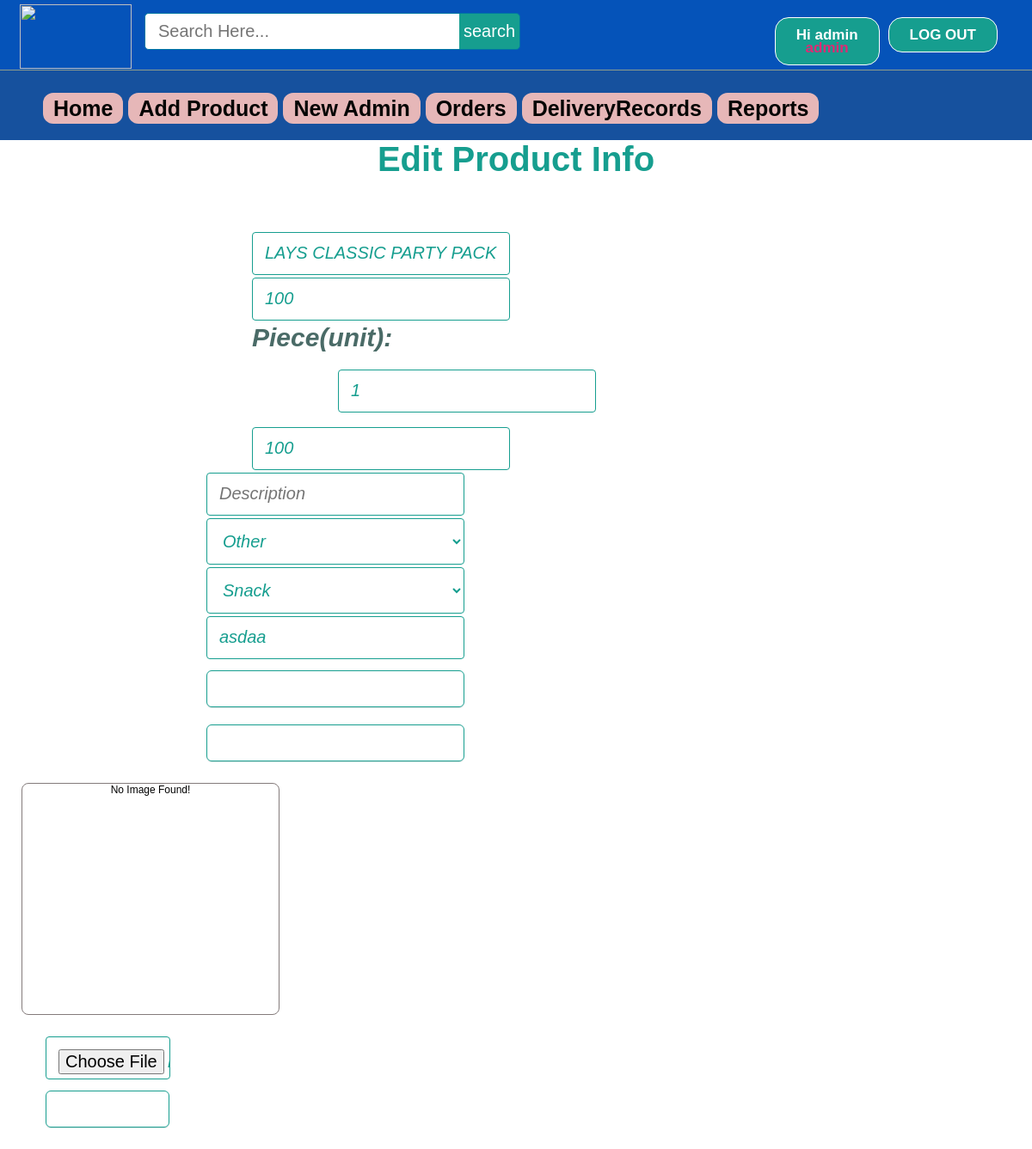
Page /admin/editproduct.php?epid=91 (signed in) on the committed database.
### tables this page shows
CREATE TABLE `products` (
  `id` int(11) NOT NULL,
  `pName` varchar(100) NOT NULL,
  `price` int(11) NOT NULL,
  `piece` int(11) NOT NULL,
  `description` text NOT NULL,
  `available` int(11) NOT NULL,
  `category` varchar(100) NOT NULL,
  `type` varchar(100) NOT NULL,
  `item` varchar(100) NOT NULL,
  `pCode` varchar(20) NOT NULL,
  `picture` text NOT NULL
);

### admin/editproduct.php (the view, shortened to what this page needs)
<?php include ( "../inc/connect.inc.php" ); ?>
<?php
if (!isset($_SESSION['admin_login'])) {
	$user = "";
	header("location: login.php?ono=".$epid."");
}
else {
	if (isset($_REQUEST['epid'])) {
		$epid = mysqli_real_escape_string($con, $_REQUEST['epid']);
	}else {
		header('location: index.php');
	}
	$user = $_SESSION['admin_login'];
	$result = mysqli_query($con, "SELECT * FROM admin WHERE id='$user'");
	$get_user_email = mysqli_fetch_assoc($result);
		$uname_db = $get_user_email['firstName'];
		$utype_db=$get_user_email['type'];
}
$getposts = mysqli_query($con, "SELECT * FROM products WHERE id ='$epid'") or die(mysqlI_error($con));
	if (mysqli_num_rows($getposts)) {
		$row = mysqli_fetch_assoc($getposts);
		$pName = $row['pName'];
		$piece=$row['piece'];
		$price = $row['price'];
		$description = $row['description'];
		$picture = $row['picture'];
		$item = $row['item'];
		$itemu = ucwords($row['item']);
		$type = $row['type'];
		$typeu = ucwords($row['type']);
		$code = $row['pCode'];
		$available =$row['available'];
	}
$search_value = "";
?>
<!DOCTYPE html>
<html>
<head>
	<link rel="stylesheet" type="text/css" href="../css/style.css">
</head>
<body style="background-image: url(../image/homebackgrndimg1.jpg);">
	<div class="homepageheader">
			<div class="signinButton loginButton">
				<div class="uiloginbutton signinButton loginButton" style="margin-right: 40px;">
					<?php
						if ($user!="") {
							echo '<a style="text-decoration: none;color: #fff;" href="logout.php">LOG OUT</a>';
						}
					 ?>
				</div>
				<div class="uiloginbutton signinButton loginButton">
					<?php
						if ($user!="") {
							echo '<a style="text-decoration: none;color: #fff;" href="login.php">Hi '.$uname_db.'</br><span style="color: #de2a74">'.$utype_db.'</span></a>';
						}
						else {
							echo '<a style="text-decoration: none;color: #fff;" href="login.php">LOG IN</a>';
						}
					 ?>
				</div>
			</div>
			<div style="float: left; margin: 5px 0px 0px 23px;">
				<a href="index.php">
					<img style=" height: 75px; width: 130px;" src="../image/cart.png">
				</a>
			</div>
			<div id="srcheader">
				<form id="newsearch" method="get" action="search.php">
				        <?php
				        	echo '<input type="text" class="srctextinput" name="keywords" size="21" maxlength="120"  placeholder="Search Here..." value="'.$search_value.'"><input type="submit" value="search" class="srcbutton" >';
				         ?>
				</form>
			</div>
		</div>
		<div class="categolis">
			<table>
				<tr>
					<th>
						<a href="index.php" style="text-decoration: none;color: #040403;padding: 4px 12px;background-color: #e6b7b8;border-radius: 12px;">Home</a>
					</th>
					<th><a href="addproduct.php" style="text-decoration: none;color: #040403;padding: 4px 12px;background-color: #e6b7b8;border-radius: 12px;">Add Product</a></th>
					<th><a href="newadmin.php" style="text-decoration: none;color: #040403;padding: 4px 12px;background-color: #e6b7b8;border-radius: 12px;">New Admin</a></th>
					<th><a href="orders.php" style="text-decoration: none;color: #040403;padding: 4px 12px;background-color: #e6b7b8;border-radius: 12px;">Orders</a></th>
					<th><a href="DeliveryRecords.php" style="text-decoration: none;color:  #040403;padding: 4px 12px;background-color: #e6b7b8;border-radius: 12px;">DeliveryRecords</a></th>
					<th><a href="report.php" style="text-decoration: none;color: #040403;padding: 4px 12px;background-color: #e6b7b8;border-radius: 12px;">Reports</a></th>
				</tr>
			</table>
		</div>
	<div class="holecontainer" style=" padding-top: 20px; padding: 0 20%">
		<div class="container signupform_content ">
			<div>
				<h2 style="padding-bottom: 20px;">Edit Product Info</h2>
				<div style="float: right;">
				<?php
					echo '
						<div class="">
						<div>
							<form action="" method="POST" class="registration">
								<div class="signup_form">
									<div>
										<td >
											<input name="pname" id="first_name" placeholder="Product Name" required="required" class="first_name signupbox" type="text" size="30" value="'.$pName.'" >
										</td>
									</div>
									<div>
										<td >
											<input name="price" id="last_name" placeholder="Price" required="required" class="last_name signupbox" type="text" size="30" value="'.$price.'" >
										</td>
									</div>
									<div>
									<div class="label_content11" style="float: left;">
  											<h5>Piece(unit):</h5>
  											</div>
											<td >
											<input name="piece" style="margin-left: 100px; id="piece" required="required" class="piece signupbox" type="text" size="30" value="'.$piece.'" >
											</td>
											</div></br>
										<td>
											<input name="available" placeholder="Available Quantity" required="required" class="email signupbox" type="text" size="30" value="'.$available.'">
										</td>
									</div>
									<div>
										<td >
											<input name="descri" id="first_name" placeholder="Description" required="required" class="first_name signupbox" type="text" size="30" value="'.$description.'" >
										</td>
									</div>
									<div>
										<select name="type" required="required" style=" font-size: 20px;
										font-style: italic;margin-bottom: 3px;margin-top: 0px;padding: 14px;line-height: 25px;border-radius: 4px;border: 1px solid #169E8F;color: #169E8F;margin-left: 0;width: 300px;background-color: transparent;" class="">
											<option selected value="'.$type.'">'.$typeu.'</option>
											</select>
									</div>
									<div>
										<td>
											<select name="item" required="required" style=" font-size: 20px;
										font-style: italic;margin-bottom: 3px;margin-top: 0px;padding: 14px;line-height: 25px;border-radius: 4px;border: 1px solid #169E8F;color: #169E8F;margin-left: 0;width: 300px;background-color: transparent;" class="">
												<option selected value="'.$item.'">'.$itemu.'</option>
											</select>
										</td>
									</div>
									<div>
										<td>
											<input name="code" id="password-1" required="required"  placeholder="Code" class="password signupbox " type="text" size="30" value="'.$code.'">
										</td>
									</div>
									<div>
										<input name="updatepro" class="uisignupbutton signupbutton" type="submit" value="Update Product">
									</div>
									<div>
										<input name="delprod" class="uisignupbutton signupbutton" type="submit" value="Delete This Product">
									</div>
									<div class="signup_error_msg">
									</div>
								</div>
						</div>
					</div>
					';
				 ?>
				</div>
			</div>
		</div>
		<div style="float: left;">
			<div>
				<?php
					echo '
						<ul style="float: left;">
							<li style="float: left; padding: 0px 25px 25px 25px;">
								<div class="home-prodlist-img prodlist-img">';
								if (file_exists('../image/product/'.$item.'/'.$picture.'')){
									echo '<img src="../image/product/'.$item.'/'.$picture.'" class="home-prodlist-imgi">';
								}else {
									echo '
									<div class="home-prodlist-imgi" style="text-align: center; padding: 0 0 6px 0;">No Image Found!</div>';
								} echo '
								</div>
							</li>
							<li>
								<form action="" method="POST" class="registration" enctype="multipart/form-data">
										<div class="signup_form">
											<div>
												<td>
													<input name="profilepic" style="width: 115px;" class="password signupbox" type="file" value="Add Picture">
												</td>
											</div>
											<div>
												<input name="updatepic" style="width: 144px;" class="uisignupbutton signupbutton" type="submit" value="Change Picture">
											</div>
											<div class="signup_error_msg">';
				?>
			</div>
		</div>
	</div>
</body>
</html>

### css/style.css (style rules this page uses)
html, body, div, span, applet, object, iframe, h1, h2, h3, h4, h5, h6, p, blockquote, pre, a, abbr, acronym, address, big, cite, code, del, dfn, em, img, ins, kbd, q, s, samp, small, strike, strong, sub, sup, tt, var, b, u, i, center, dl, dt, dd, ol, ul, li, fieldset, form, label, legend, table, caption, tbody, tfoot, thead, tr, th, td, article, aside, canvas, details, embed, figure, figcaption, footer, header, hgroup, menu, nav, output, ruby, section, summary, time, mark, audio, video { margin: 0; padding: 0; border: 0; font: inherit; vertical-align: baseline; box-sizing: border-box; }
body { line-height: normal; }
ol, ul { list-style: none; }
table { border-collapse: collapse; border-spacing: 0; }
body, button, input, label, select, td, textarea { font-family: Arial, Helvetica, Tahoma, Verdana, sans-serif; font-size: 12px; }
body { width: 100%; position: relative; background-color: #ffffff; min-width: 1080px; }
.homepageheader { position: fixed; height: 82px; width: 100%; min-width: 980px; border-bottom: 1px solid #8E9D8E; margin: 0; background-color: #0553b9; }
.loginButton .signinButton { color: #FFFFFF; background: #169E8F; border: 1px solid #FFFFFF; cursor: pointer; display: inline-block; font-weight: bold; line-height: 15px; padding: 12px 24px; border-radius: 16px; text-align: center; text-decoration: none; float:right ; margin: 20px 0 0 10px; font-size: 17px; }
#newsearch { float: left; padding: 15px; }
.srctextinput { margin: 0; padding: 9px 15px; font-family: Arial, Helvetica, sans-serif; font-size: 20px; border: 1px solid #0076a3; border-right: 0; border-top-left-radius: 5px; border-bottom-left-radius: 5px; width: 335px; }
.srcbutton { margin: 0; padding: 9px 5px; font-family: Arial, Helvetica, sans-serif; font-size: 20px; outline: none; cursor: pointer; text-align: center; text-decoration: none; color: #ffffff; border: solid 1px #0076a3; border-left: 0; background: #169E8F; border-top-right-radius: 5px; border-bottom-right-radius: 5px; }
.signupform_content h2 { margin: 0 0 20px 0; padding: 0; font-size: 40px; color: #169E8F; font-weight: bold; text-align: center; }
.label_content h5, .label_content1 h5, .label_content11 h5, .label_content2 h5, .label_content3 h5, .label_content4 h5 { margin: 0 100px 0 0; padding: 0 0 20px 0; font-size: 30px; color: #4a6b67; font-weight: bold; text-align: left; }
.signup_form { padding: 22px 53px 0 53px; color: #eeeeee; border-radius: 4px; font-style: italic; }
.signupbox { font-size: 20px; font-style: italic; margin-bottom: 3px; padding: 14px; line-height: 25px; border-radius: 4px; border: 1px solid #169E8F; color: #169E8F; width: 270px; height: 20px; background-color: transparent; }
.signupbutton { background-color: transparent; border: 2px solid #FFFFFF; border-radius: 6px; margin: 10px 0; }
.uisignupbutton { color: #ffffff; cursor: pointer; display: inline-block; font-size: 18px; font-weight: bold; line-height: 13px; padding: 14px 0; width: 300px; text-align: center; text-decoration: none; border: 1px solid #169E8F; box-shadow: 0 1px 0 rgba(0, 0, 0, 0.1); }
.signup_error_msg { font-weight: bold; color: #A92A2A; padding: 0 10px 15px 10px; text-align: center; font-size: 16px; }
.home-prodlist-imgi { height: 270px; width: 300px; padding: 0; border: 1px solid #847b7b; border-radius: 8px; }
.categolis { line-height: 1.3; font-weight: bold; color: #fff; padding: 110px 0 20px 50px; background-color: #16519e; text-align: center; font-size: 25px; }
.categolis table tbody tr th { padding: 0 6px 0 0; }

### rows in the picture
products: pname "LAYS CLASSIC PARTY PACK", price "100", piece "1", available "100", type "Other", item "Snack", code "asdaa"

### other values in the picture
$uname_db "admin"
